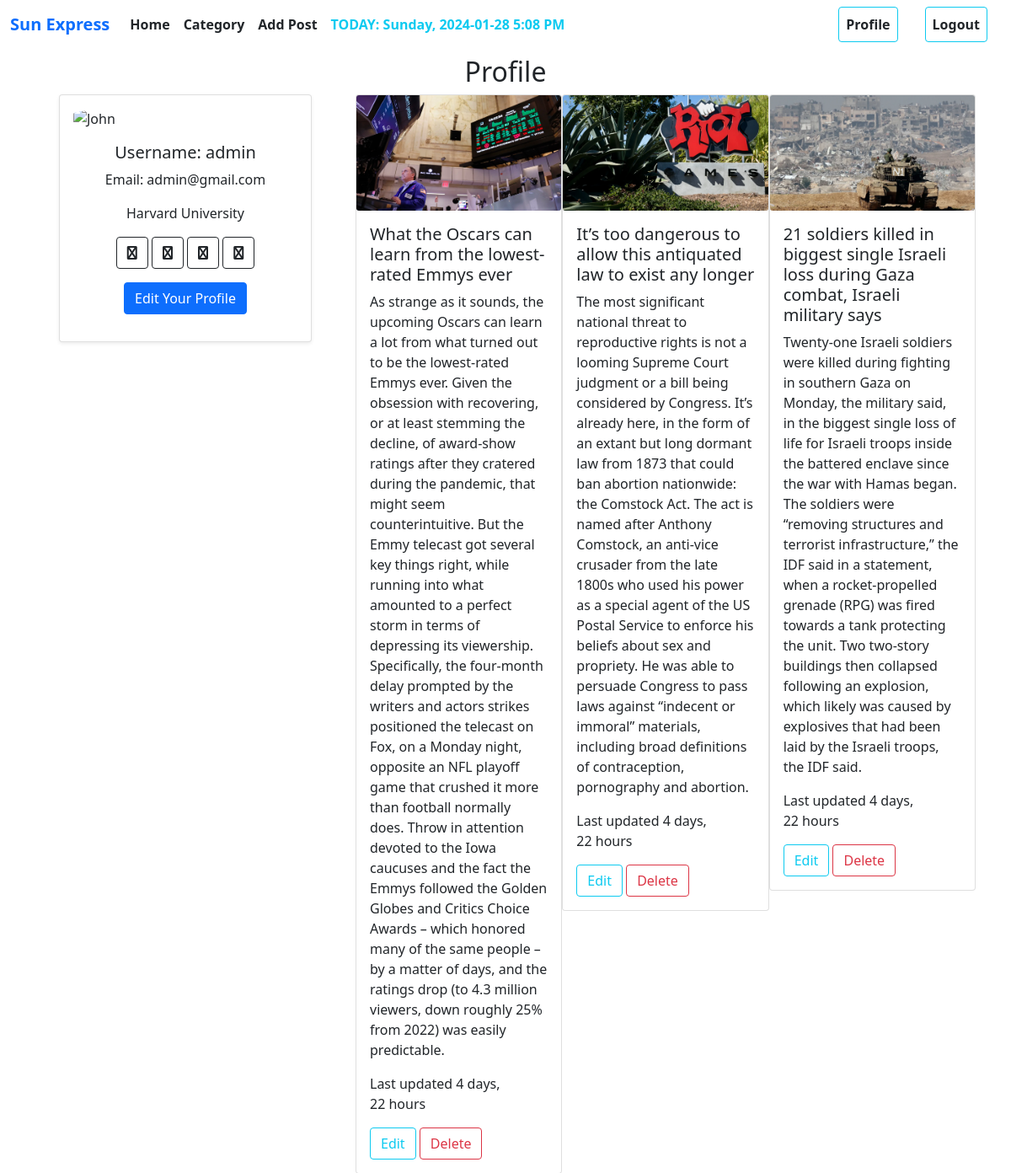
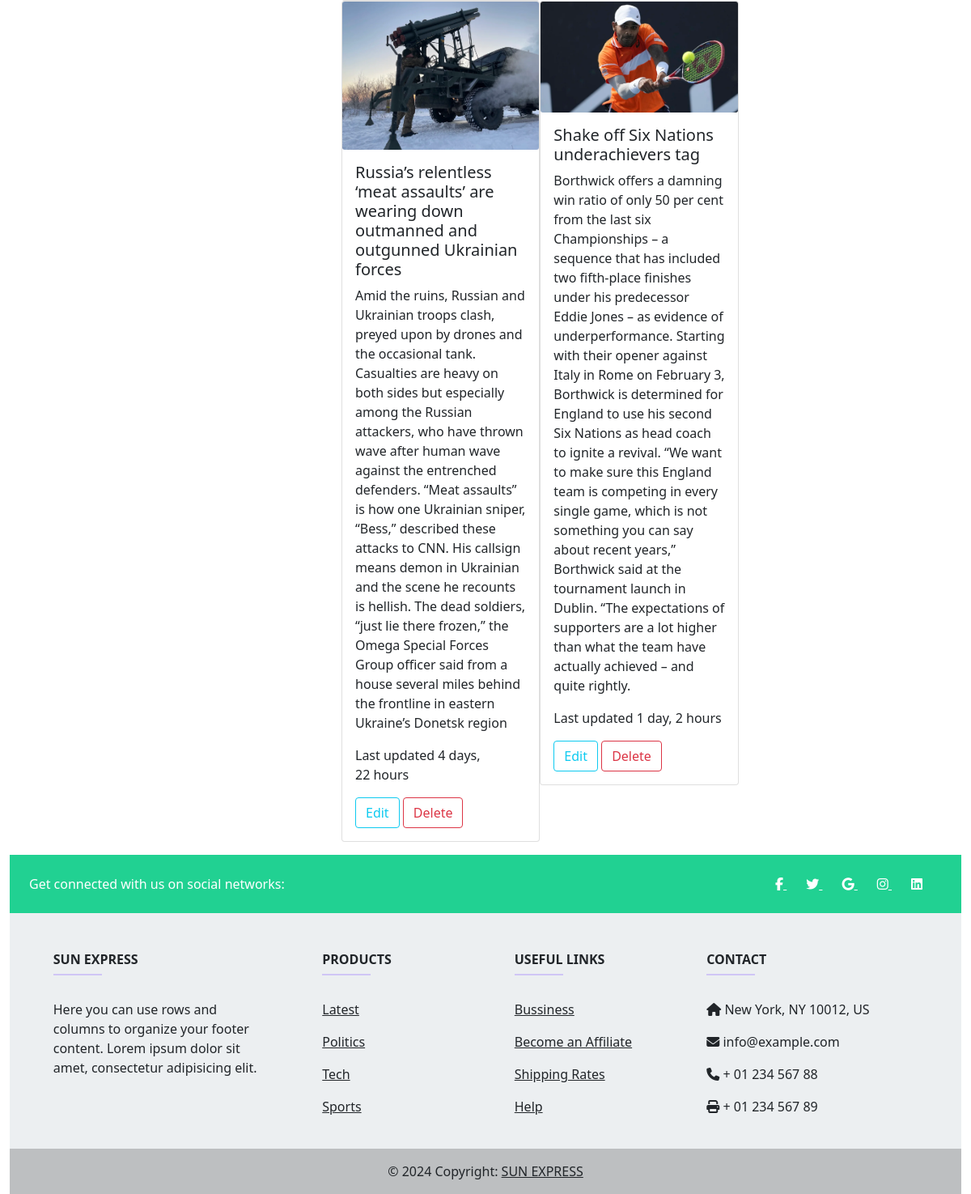
The page /editor/profile/ (signed in) on the database its author committed (2 pictures, top to bottom).
### editor/models.py (models this page shows, shortened)
class Editor(models.Model):
    user = models.OneToOneField(User, on_delete = models.CASCADE, related_name='auth')
    image = models.ImageField(upload_to="editor/images/")
    mobile_no = models.CharField(max_length = 12)

### article/models.py (models this page shows, shortened)
class Article(models.Model):
    headline = models.CharField(max_length=200)
    body = models.TextField()
    category = models.ManyToManyField(Category)
    publishing_time = models.DateTimeField(auto_now_add=True)
    last_updated = models.DateTimeField(auto_now=True)
    ratings = models.IntegerField(default=0)
    editor = models.ForeignKey(Editor, on_delete=models.CASCADE)
    image = models.ImageField(upload_to='article/images/', null=True, blank=True)

### editor/views.py (the view)
# urls.py: path('profile/', views.profile, name='profile'),
@login_required
def profile(request):
        editor = models.Editor.objects.get(user=request.user)
        article = Article.objects.filter(editor = editor)
        return render(request, 'profile.html', {'data': editor, "article":article})

### editor/templates/profile.html (shortened to what this page needs)
{% extends 'base.html' %}
{% load static %}
{% load crispy_forms_tags %}
{% block content %}
<div class="container mt-2">
  <h2 class="text-center">Profile</h2>
<div class="row">
  <div class="col-md-4">
    {% if data %}
    <div class="card mx-auto p-3 shadow-sm p-3 mb-5 bg-body rounded" style="max-width: 300px;">
      <img src="{% static 'images/profile.jpg' %}" alt="John" class="card-img-top" style="border-radius: 25%;">
      <div class="card-body text-center">
        <h5 class="card-title">Username: {{data.user.username}}</h5>
        <p class="card-text title">Email: {{data.user.email}}</p>
        <p class="card-text">Harvard University</p>
        <div class="mb-3">
          <a href="#" class="btn btn-outline-dark"><i class="fa fa-dribbble"></i></a>
          <a href="#" class="btn btn-outline-dark"><i class="fa fa-twitter"></i></a>
          <a href="#" class="btn btn-outline-dark"><i class="fa fa-linkedin"></i></a>
          <a href="#" class="btn btn-outline-dark"><i class="fa fa-facebook"></i></a>
        </div>
        <a class="btn btn-primary" href="{% url 'edit_profile' %}">
          Edit Your Profile</a>
      </div>
    </div>
  </div>
  {% else %}
  <p>No profile found for the current user.</p>
  {% endif %}
  <div class="col-md-8">
    <div class="d-flex flex-wrap">
    {% for data in article %}
          <div class="col-md-4">
            <div class="card ">
              <img class="card-img" src="{{ data.image.url}}" alt="Card image">
              <div class="card-body">
                <h5 class="card-title">{{data.headline}}</h5>
                <p class="card-text">{{data.body}}</p>
                <p>Last updated {% if data.last_updated %}{{ data.last_updated|timesince }}{% else %}{{ data.publishing_time|timesince }}{% endif %}</p>
                <a href="{% url 'edit_article' data.id %}" class="btn btn-outline-info">Edit</a>
                <a href="{% url 'delete_article' data.id %}" class="btn btn-outline-danger">Delete</a>
              </div>
            </div>
          </div>
          {% endfor %}
        </div>
  </div>
</div>
</div>
{% endblock %}

### rows shown on the page
Editor: user.username "admin", user.email "admin@gmail.com"
Article: image (picture), headline "What the Oscars can learn from the lowest-rated Emmys ever", body "As strange as it sounds, the upcoming Oscars can learn a lot from what turned out to be the lowest-rated Emmys ever. Given the obsession with recovering, or at least stemming the decline, of award-show ratings after they cratered during the pandemic, that might seem counterintuitive. But the Emmy telecast got several key things right, while running into what amounted to a perfect storm in terms of depressing its viewership. Specifically, the four-month delay prompted by the writers and actors strikes positioned the telecast on Fox, on a Monday night, opposite an NFL playoff game that crushed it more than football normally does. Throw in attention devoted to the Iowa caucuses and the fact…", last_updated "4 days, 22 hours"
Article: image (picture), headline "It’s too dangerous to allow this antiquated law to exist any longer", body "The most significant national threat to reproductive rights is not a looming Supreme Court judgment or a bill being considered by Congress. It’s already here, in the form of an extant but long dormant law from 1873 that could ban abortion nationwide: the Comstock Act. The act is named after Anthony Comstock, an anti-vice crusader from the late 1800s who used his power as a special agent of the US Postal Service to enforce his beliefs about sex and propriety. He was able to persuade Congress to pass laws against “indecent or immoral” materials, including broad definitions of contraception, pornography and abortion.", last_updated "4 days, 22 hours"
Article: image (picture), headline "21 soldiers killed in biggest single Israeli loss during Gaza combat, Israeli military says", body "Twenty-one Israeli soldiers were killed during fighting in southern Gaza on Monday, the military said, in the biggest single loss of life for Israeli troops inside the battered enclave since the war with Hamas began. The soldiers were “removing structures and terrorist infrastructure,” the IDF said in a statement, when a rocket-propelled grenade (RPG) was fired towards a tank protecting the unit. Two two-story buildings then collapsed following an explosion, which likely was caused by explosives that had been laid by the Israeli troops, the IDF said.", last_updated "4 days, 22 hours"
Article: image (picture), headline "Russia’s relentless ‘meat assaults’ are wearing down outmanned and outgunned Ukrainian forces", body "Amid the ruins, Russian and Ukrainian troops clash, preyed upon by drones and the occasional tank. Casualties are heavy on both sides but especially among the Russian attackers, who have thrown wave after human wave against the entrenched defenders. “Meat assaults” is how one Ukrainian sniper, “Bess,” described these attacks to CNN. His callsign means demon in Ukrainian and the scene he recounts is hellish. The dead soldiers, “just lie there frozen,” the Omega Special Forces Group officer said from a house several miles behind the frontline in eastern Ukraine’s Donetsk region", last_updated "4 days, 22 hours"
Article: image (picture), headline "Shake off Six Nations underachievers tag", body "Borthwick offers a damning win ratio of only 50 per cent from the last six Championships – a sequence that has included two fifth-place finishes under his predecessor Eddie Jones – as evidence of underperformance. Starting with their opener against Italy in Rome on February 3, Borthwick is determined for England to use his second Six Nations as head coach to ignite a revival. “We want to make sure this England team is competing in every single game, which is not something you can say about recent years,” Borthwick said at the tournament launch in Dublin. “The expectations of supporters are a lot higher than what the team have actually achieved – and quite rightly.", last_updated "1 day, 2 hours"
